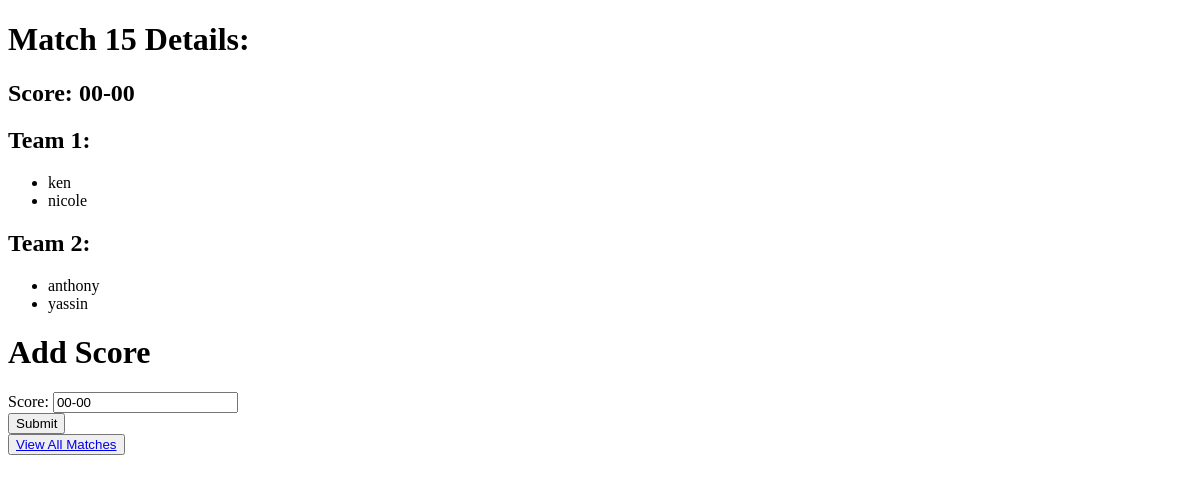
The page /kevin/badders/1/15 on the database as committed earlier.
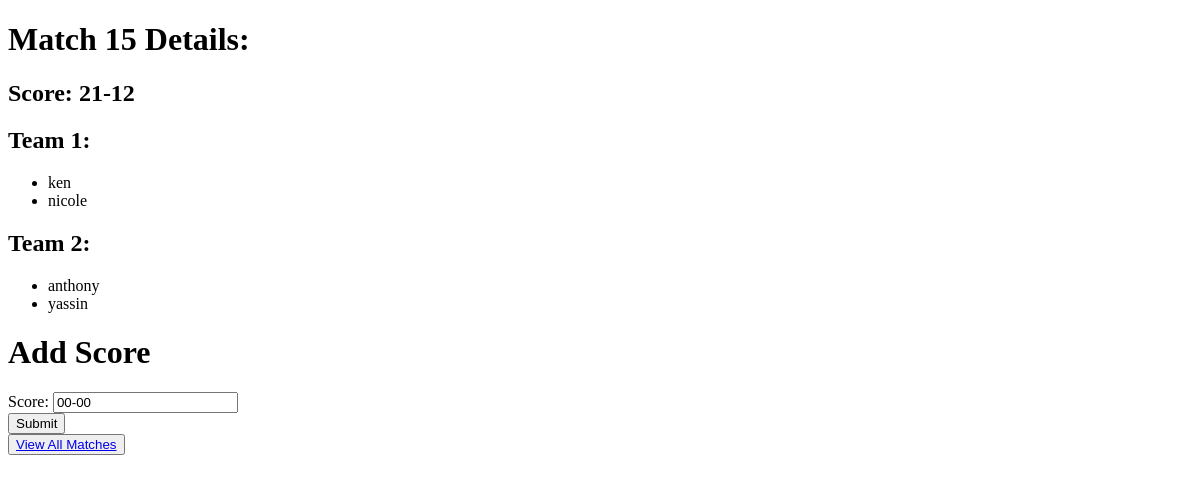
The same page on the database as committed later.
### mainApp/models.py (models this page shows, shortened)
class match(models.Model):
    matchID = models.AutoField(primary_key=True)
    session = models.ForeignKey(session,on_delete=models.CASCADE)
    team1 = models.ManyToManyField(player, related_name='team1', blank=True)
    team2 = models.ManyToManyField(player, related_name='team2', blank=True)
    score = models.CharField(max_length = 255, default = '00-00')
    completed = models.BooleanField(default=False)
    class Meta:
        constraints = [
            models.UniqueConstraint(fields=['matchID', 'session'], name='unique_match'),
        ]

### mainApp/views.py (the view, shortened to what this page needs)
# urls.py: path('<str:username>/<str:clubname>/<int:sessionid>/<int:matchid>',views.displayMatch,name = 'displayMatch'),
def displayMatch(request,username,clubname,sessionid,matchid):
    matchInstance = match.objects.get(matchID=matchid)
    organiserInstance = User.objects.get(username=username)
    clubInstance = club.objects.get(clubName = clubname, clubOrganiser = organiserInstance)
    team1 = matchInstance.team1
    team2 = matchInstance.team2
    team1_names = [player.playerName for player in team1.all()]
    team2_names = [player.playerName for player in team2.all()]
    score = matchInstance.score
    form = addScore()
    context = {
    'form':form,
    'match':matchid,
    'user': username,
    'club':clubname,
    'team1':team1_names,
    'team2':team2_names,
    'score':score,
    'session':sessionid
    }
    return render(request,"displayMatch.html",context)

### mainApp/forms.py
class addScore(forms.ModelForm):
    class Meta:
        model = match
        fields = ('score',)

### mainApp/templates/displayMatch.html (shortened to what this page needs)
<!DOCTYPE html>
<html lang="en">
<head>
</head>
<body>
    <h1>Match {{match}} Details:</h1>
    <h2>Score: {{score}}</h2>
    <h2>Team 1:</h2>
    <ul>
        {% for player in team1 %}
            <li>{{player}}</li>
        {% endfor %}
    </ul>
    <h2>Team 2:</h2>
    <ul>
        {% for player in team2 %}
            <li>{{player}}</li>
        {% endfor %}
    </ul>
    <h1>Add Score</h1>
    <form method="POST">
        {{form}}
        <input type="submit" name="Add Score">
    </form>
    <button> <a href="{% url 'displaysession' username=user clubname=club sessionid=session%}">View All Matches</a></button>
</body>
</html>

Rows that differ between the two databases and show on the page:
changed match: score "00-00" → "21-12"
